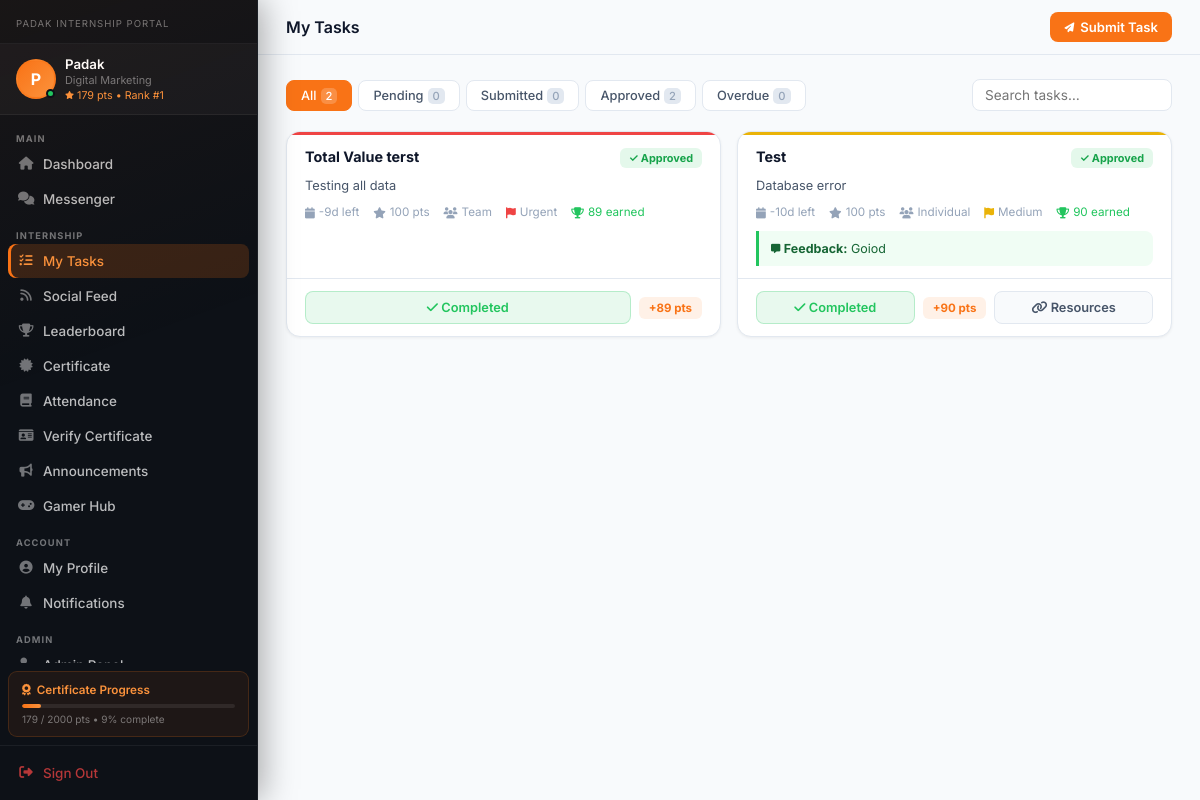
The page /tasks.php (signed in) on the database its author committed.
### tables this page shows
CREATE TABLE `internship_students` (
  `id` int(11) NOT NULL,
  `full_name` varchar(150) NOT NULL,
  `email` varchar(255) NOT NULL,
  `phone` varchar(20) DEFAULT NULL,
  `password` varchar(255) NOT NULL,
  `college_name` varchar(255) DEFAULT NULL,
  `degree` varchar(150) DEFAULT NULL,
  `year_of_study` enum('1st Year','2nd Year','3rd Year','4th Year','Graduate') DEFAULT '1st Year',
  `domain_interest` varchar(150) DEFAULT NULL,
  `profile_photo` varchar(255) DEFAULT NULL,
  `bio` text DEFAULT NULL,
  `linkedin_url` varchar(255) DEFAULT NULL,
  `github_url` varchar(255) DEFAULT NULL,
  `remember_token` varchar(255) DEFAULT NULL,
  `token_expires_at` datetime DEFAULT NULL,
  `is_active` tinyint(1) DEFAULT 1,
  `is_online` tinyint(1) DEFAULT 0,
  `last_seen` datetime DEFAULT NULL,
  `email_verified` tinyint(1) DEFAULT 0,
  `total_points` int(11) DEFAULT 0,
  `internship_status` enum('pending','active','completed','withdrawn') DEFAULT 'active',
  `created_at` datetime DEFAULT current_timestamp(),
  `updated_at` datetime DEFAULT current_timestamp() ON UPDATE current_timestamp()
);

CREATE TABLE `task_submissions` (
  `id` int(11) NOT NULL,
  `task_id` int(11) NOT NULL,
  `student_id` int(11) NOT NULL,
  `submission_text` text DEFAULT NULL,
  `submission_url` varchar(500) DEFAULT NULL,
  `github_link` varchar(500) DEFAULT NULL,
  `file_path` varchar(500) DEFAULT NULL,
  `file_name` varchar(255) DEFAULT NULL,
  `status` enum('draft','submitted','under_review','approved','rejected','revision_requested') DEFAULT 'submitted',
  `points_earned` int(11) DEFAULT NULL,
  `feedback` text DEFAULT NULL,
  `reviewed_by` varchar(150) DEFAULT NULL,
  `reviewed_at` datetime DEFAULT NULL,
  `submitted_at` datetime DEFAULT current_timestamp(),
  `updated_at` datetime DEFAULT current_timestamp() ON UPDATE current_timestamp()
);

CREATE TABLE `internship_tasks` (
  `id` int(11) NOT NULL,
  `title` varchar(255) NOT NULL,
  `description` text DEFAULT NULL,
  `task_type` enum('individual','team','batch') DEFAULT 'individual',
  `batch_id` int(11) DEFAULT NULL,
  `team_id` int(11) DEFAULT NULL,
  `assigned_to_student` int(11) DEFAULT NULL,
  `due_date` datetime DEFAULT NULL,
  `max_points` int(11) DEFAULT 100,
  `priority` enum('low','medium','high','urgent') DEFAULT 'medium',
  `status` enum('active','draft','closed') DEFAULT 'active',
  `resources_url` varchar(500) DEFAULT NULL,
  `created_by` varchar(150) DEFAULT 'Coordinator',
  `created_at` datetime DEFAULT current_timestamp(),
  `updated_at` datetime DEFAULT current_timestamp() ON UPDATE current_timestamp()
);

### tasks.php (the view, shortened to what the rows shown need)
<?php
require_once 'config.php';
$auth = new StudentAuth();
$student = $auth->getCurrentStudent();
$db = getPadakDB();
$sid = (int)$student['id'];
$filter = $_GET['filter'] ?? 'all';
$where = "t.status='active' AND (t.assigned_to_student IS NULL OR t.assigned_to_student=$sid)";
$tasks = [];
$res = $db->query("SELECT t.*, ts.status as sub_status, ts.points_earned, ts.submitted_at, ts.feedback, ts.id as sub_id
    FROM internship_tasks t
    LEFT JOIN task_submissions ts ON ts.task_id=t.id AND ts.student_id=$sid
    WHERE $where ORDER BY
        CASE WHEN t.priority='urgent' THEN 1 WHEN t.priority='high' THEN 2 WHEN t.priority='medium' THEN 3 ELSE 4 END,
        t.due_date ASC");
if ($res) while ($r = $res->fetch_assoc()) $tasks[] = $r;
?>
<!DOCTYPE html>
<html lang="en">
<head>
<link rel="stylesheet" href="https://cdnjs.cloudflare.com/ajax/libs/font-awesome/6.4.0/css/all.min.css">
</head>
<body>
<?php include 'sidebar.php'; ?>
<div class="page-wrap">
    <div class="main-content">
                    <?php $tabs = ['all'=>'All','pending'=>'Pending','submitted'=>'Submitted','approved'=>'Approved','overdue'=>'Overdue']; ?>
        <?php if (empty($tasks)): ?>
        <div class="empty-page">
            <i class="fas fa-clipboard-list"></i>
            <h3>No tasks found</h3>
            <p>
                <?php if ($filter !== 'all'): ?>
                No <?php echo $tabs[$filter]; ?> tasks. <a href="?filter=all" style="color:var(--o5)">View all tasks</a>
                <?php else: ?>
                Your coordinator hasn't assigned any tasks yet. Check back soon!
                <?php endif; ?>
            </p>
        </div>
        <?php else: ?>
        <div class="tasks-grid">
            <?php foreach ($tasks as $t):
                $due = $t['due_date'] ? strtotime($t['due_date']) : null;
                $isOverdue = $due && $due < time() && !in_array($t['sub_status'],['approved']);
                $daysLeft = $due ? ceil(($due - time()) / 86400) : null;
                $badge = 'badge-pending'; $badgeText = 'Pending';
                if ($t['sub_status']==='approved') { $badge='badge-approved'; $badgeText='✓ Approved'; }
                elseif ($t['sub_status']==='under_review') { $badge='badge-review'; $badgeText='In Review'; }
                elseif ($t['sub_status']==='submitted') { $badge='badge-submitted'; $badgeText='Submitted'; }
                elseif ($t['sub_status']==='revision_requested') { $badge='badge-revise'; $badgeText='Revision Needed'; }
                elseif ($isOverdue) { $badge='badge-overdue'; $badgeText='Overdue'; }
            ?>
            <div class="task-card">
                <div class="task-card-head <?php echo $t['priority']; ?>">
                    <div class="tc-top">
                        <div class="tc-title"><?php echo htmlspecialchars($t['title']); ?></div>
                        <span class="tc-badge <?php echo $badge; ?>"><?php echo $badgeText; ?></span>
                    </div>
                    <div class="tc-desc"><?php echo htmlspecialchars(substr($t['description']??'No description.',0,100)).(strlen($t['description']??'')>100?'…':''); ?></div>
                    <div class="tc-meta">
                        <span class="tc-meta-item <?php echo $isOverdue?'overdue-item':''; ?>">
                            <i class="fas fa-calendar"></i>
                            <?php if ($due): ?>
                                <?php if ($isOverdue): ?>Overdue <?php echo abs($daysLeft); ?>d
                                <?php elseif ($daysLeft === 0): ?>Due today!
                                <?php elseif ($daysLeft == 1): ?>Due tomorrow
                                <?php else: ?><?php echo $daysLeft; ?>d left
                                <?php endif; ?>
                            <?php else: ?>No deadline<?php endif; ?>
                        </span>
                        <span class="tc-meta-item"><i class="fas fa-star"></i><?php echo $t['max_points']; ?> pts</span>
                        <span class="tc-meta-item"><i class="fas fa-users"></i><?php echo ucfirst($t['task_type']); ?></span>
                        <span class="tc-meta-item">
                            <i class="fas fa-flag" style="color:<?php
                                echo $t['priority']==='urgent'?'var(--red)':
                                    ($t['priority']==='high'?'var(--o5)':
                                    ($t['priority']==='medium'?'var(--yellow)':'var(--green)'));?>"></i>
                            <?php echo ucfirst($t['priority']); ?>
                        </span>
                        <?php if ($t['sub_status']==='approved' && $t['points_earned'] !== null): ?>
                        <span class="tc-meta-item" style="color:var(--green);"><i class="fas fa-trophy"></i><?php echo $t['points_earned']; ?> earned</span>
                        <?php endif; ?>
                    </div>
                </div>
                <?php if ($t['feedback'] && in_array($t['sub_status'],['approved','revision_requested','rejected'])): ?>
                <div class="tc-feedback <?php echo in_array($t['sub_status'],['revision_requested','rejected'])?'negative':''; ?>">
                    <i class="fas fa-comment-alt fa-xs"></i> <strong>Feedback:</strong> <?php echo htmlspecialchars(substr($t['feedback'],0,120)); ?>
                </div>
                <?php endif; ?>
                <div class="task-card-foot">
                    <?php if (in_array($t['sub_status'],['approved'])): ?>
                        <span class="tc-btn success"><i class="fas fa-check"></i> Completed</span>
                        <?php if ($t['points_earned']): ?><span class="pts-chip">+<?php echo $t['points_earned']; ?> pts</span><?php endif; ?>
                    <?php elseif (in_array($t['sub_status'],['submitted','under_review'])): ?>
                        <span class="tc-btn secondary"><i class="fas fa-hourglass-half"></i> Awaiting Review</span>
                    <?php elseif ($t['sub_status']==='revision_requested'): ?>
                        <a href="submit.php?task_id=<?php echo $t['id']; ?>" class="tc-btn primary"><i class="fas fa-edit"></i> Resubmit</a>
                    <?php else: ?>
                        <a href="submit.php?task_id=<?php echo $t['id']; ?>" class="tc-btn primary"><i class="fas fa-paper-plane"></i> Submit Now</a>
                    <?php endif; ?>
                    <?php if ($t['resources_url']): ?>
                    <a href="<?php echo htmlspecialchars($t['resources_url']); ?>" target="_blank" class="tc-btn secondary"><i class="fas fa-link"></i> Resources</a>
                    <?php endif; ?>
                </div>
            </div>
            <?php endforeach; ?>
        </div>
        <?php endif; ?>
    </div>
</div>
</body>
</html>

### sidebar.php (shortened to what the rows shown need)
<?php
$db = getPadakDB();
$sid = (int)$_SESSION['student_id'];
$pointsResult = $db->query("SELECT COALESCE(SUM(points), 0) as total FROM student_points_log WHERE student_id=$sid");
$points = $pointsResult ? (int)$pointsResult->fetch_assoc()['total'] : 0;
$db->query("UPDATE internship_students SET total_points=$points WHERE id=$sid AND total_points!=$points");
$rankResult = $db->query("SELECT COUNT(*)+1 as rnk FROM internship_students WHERE total_points > $points AND is_active=1");
$rank = $rankResult ? (int)$rankResult->fetch_assoc()['rnk'] : '-';
$initials = strtoupper(substr($student['full_name'], 0, 1));
?>
<aside class="student-sidebar" id="studentSidebar">
    <div class="sb-profile">
        <div class="sb-avatar-wrap">
            <?php if (!empty($student['profile_photo'])): ?>
                <div class="sb-avatar-letter" style="display:none;"><?php echo $initials; ?></div>
            <?php else: ?>
                <div class="sb-avatar-letter"><?php echo $initials; ?></div>
            <?php endif; ?>
            <span class="sb-online-dot"></span>
        </div>
        <div class="sb-user-info">
            <div class="sb-user-name"><?php echo htmlspecialchars(substr($student['full_name'], 0, 20)); ?></div>
            <div class="sb-user-role"><?php echo htmlspecialchars($student['domain_interest'] ?: 'Intern'); ?></div>
            <div class="sb-user-pts"><i class="fas fa-star fa-xs"></i> <?php echo number_format($points); ?> pts &bull; Rank #<?php echo $rank; ?></div>
        </div>
    </div>
</aside>

### rows shown on the page
internship_students: full_name "P", full_name "Padak", domain_interest "Digital Marketing"
task_submissions: task.title "Total Value terst", status "✓ Approved", task.description "Testing all data", task.due_date "-9", task.max_points "100", task.task_type "Team", task.priority "Urgent", points_earned "89"
task_submissions: task.title "Test", status "✓ Approved", task.description "Database error", task.due_date "-10", task.max_points "100", task.task_type "Individual", task.priority "Medium", points_earned "90", feedback "Goiod"

### other values the page prints
$points "179"
$rank "1"
$item['label'] "Dashboard"
$item['label'] "Messenger"
$item['label'] "My Tasks"
$item['label'] "Social Feed"
$item['label'] "Leaderboard"
$item['label'] "Certificate"
$item['label'] "Attendance"
$item['label'] "Verify Certificate"
$item['label'] "Announcements"
$item['label'] "Gamer Hub"
$item['label'] "My Profile"
$item['label'] "Notifications"
$certThreshold "2000"
